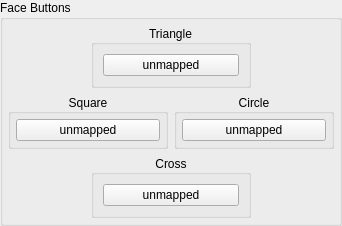
            <widget class="QGroupBox" name="gb_face_buttons">
             <property name="sizePolicy">
              <sizepolicy hsizetype="Expanding" vsizetype="Fixed">
               <horstretch>0</horstretch>
               <verstretch>0</verstretch>
              </sizepolicy>
             </property>
             <property name="title">
              <string>Face Buttons</string>
             </property>
             <layout class="QVBoxLayout" name="gb_face_buttons_layout">
              <property name="leftMargin">
               <number>5</number>
              </property>
              <property name="topMargin">
               <number>5</number>
              </property>
              <property name="rightMargin">
               <number>5</number>
              </property>
              <property name="bottomMargin">
               <number>5</number>
              </property>
              <item>
               <widget class="QWidget" name="widget_triangle" native="true">
                <layout class="QHBoxLayout" name="widget_triangle_layout">
                 <property name="leftMargin">
                  <number>0</number>
                 </property>
                 <property name="topMargin">
                  <number>0</number>
                 </property>
                 <property name="rightMargin">
                  <number>0</number>
                 </property>
                 <property name="bottomMargin">
                  <number>0</number>
                 </property>
                 <item>
                  <widget class="QGroupBox" name="gb_triangle">
                   <property name="sizePolicy">
                    <sizepolicy hsizetype="Preferred" vsizetype="Fixed">
                     <horstretch>0</horstretch>
                     <verstretch>0</verstretch>
                    </sizepolicy>
                   </property>
                   <property name="minimumSize">
                    <size>
                     <width>160</width>
                     <height>0</height>
                    </size>
                   </property>
                   <property name="maximumSize">
                    <size>
                     <width>0</width>
                     <height>16777215</height>
                    </size>
                   </property>
                   <property name="title">
                    <string>Triangle</string>
                   </property>
                   <property name="alignment">
                    <set>Qt::AlignmentFlag::AlignCenter</set>
                   </property>
                   <layout class="QVBoxLayout" name="verticalLayout_3">
                    <item>
                     <widget class="QRightClickButton" name="TriangleButton">
                      <property name="focusPolicy">
                       <enum>Qt::FocusPolicy::NoFocus</enum>
                      </property>
                      <property name="text">
                       <string>unmapped</string>
                      </property>
                     </widget>
                    </item>
                   </layout>
                  </widget>
                 </item>
                </layout>
               </widget>
              </item>
              <item>
               <layout class="QHBoxLayout" name="layout_square_circle">
                <item>
                 <widget class="QGroupBox" name="gb_square">
                  <property name="minimumSize">
                   <size>
                    <width>160</width>
                    <height>0</height>
                   </size>
                  </property>
                  <property name="title">
                   <string>Square</string>
                  </property>
                  <property name="alignment">
                   <set>Qt::AlignmentFlag::AlignCenter</set>
                  </property>
                  <layout class="QVBoxLayout" name="gb_square_layout">
                   <property name="leftMargin">
                    <number>5</number>
                   </property>
                   <property name="topMargin">
                    <number>5</number>
                   </property>
                   <property name="rightMargin">
                    <number>5</number>
                   </property>
                   <property name="bottomMargin">
                    <number>5</number>
                   </property>
                   <item>
                    <widget class="QRightClickButton" name="SquareButton">
                     <property name="focusPolicy">
                      <enum>Qt::FocusPolicy::NoFocus</enum>
                     </property>
                     <property name="text">
                      <string>unmapped</string>
                     </property>
                    </widget>
                   </item>
                  </layout>
                 </widget>
                </item>
                <item>
                 <widget class="QGroupBox" name="gb_circle">
                  <property name="minimumSize">
                   <size>
                    <width>160</width>
                    <height>0</height>
                   </size>
                  </property>
                  <property name="title">
                   <string>Circle</string>
                  </property>
                  <property name="alignment">
                   <set>Qt::AlignmentFlag::AlignCenter</set>
                  </property>
                  <layout class="QVBoxLayout" name="gb_circle_layout">
                   <property name="leftMargin">
                    <number>5</number>
                   </property>
                   <property name="topMargin">
                    <number>5</number>
                   </property>
                   <property name="rightMargin">
                    <number>5</number>
                   </property>
                   <property name="bottomMargin">
                    <number>5</number>
                   </property>
                   <item>
                    <widget class="QRightClickButton" name="CircleButton">
                     <property name="focusPolicy">
                      <enum>Qt::FocusPolicy::NoFocus</enum>
                     </property>
                     <property name="text">
                      <string>unmapped</string>
                     </property>
                    </widget>
                   </item>
                  </layout>
                 </widget>
                </item>
               </layout>
              </item>
              <item>
               <widget class="QWidget" name="widget_cross" native="true">
                <layout class="QHBoxLayout" name="widget_cross_layout">
                 <property name="leftMargin">
                  <number>0</number>
                 </property>
                 <property name="topMargin">
                  <number>0</number>
                 </property>
                 <property name="rightMargin">
                  <number>0</number>
                 </property>
                 <property name="bottomMargin">
                  <number>0</number>
                 </property>
                 <item>
                  <widget class="QGroupBox" name="gb_cross">
                   <property name="minimumSize">
                    <size>
                     <width>160</width>
                     <height>0</height>
                    </size>
                   </property>
                   <property name="maximumSize">
                    <size>
                     <width>124</width>
                     <height>16777215</height>
                    </size>
                   </property>
                   <property name="title">
                    <string>Cross</string>
                   </property>
                   <property name="alignment">
                    <set>Qt::AlignmentFlag::AlignCenter</set>
                   </property>
                   <layout class="QVBoxLayout" name="verticalLayout_5">
                    <item>
                     <widget class="QRightClickButton" name="CrossButton">
                      <property name="focusPolicy">
                       <enum>Qt::FocusPolicy::NoFocus</enum>
                      </property>
                      <property name="text">
                       <string>unmapped</string>
                      </property>
                     </widget>
                    </item>
                   </layout>
                  </widget>
                 </item>
                </layout>
               </widget>
              </item>
             </layout>
            </widget>
